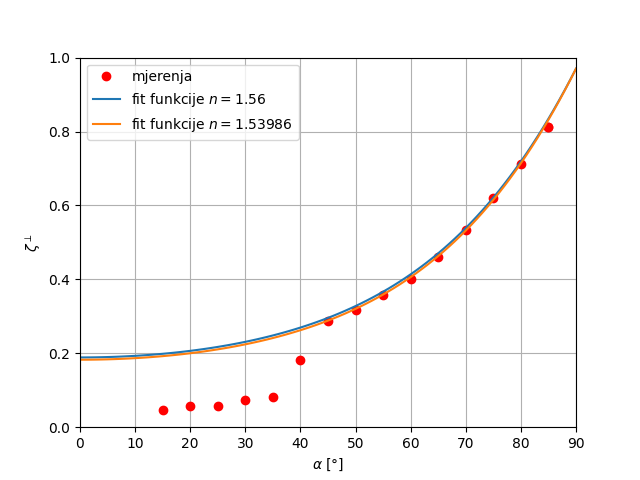

The Python source for this figure:
from turtle import color
import matplotlib.pyplot as plt
import numpy as np
import math

# Data for plotting
x = np.arange(0, 91, 1)
theta, y = [], []
for i in x:
    theta2 = (x[i]/180)*math.pi
    theta.append(theta2)
    y.append(abs((math.sqrt(1.56**2-math.sin(theta[i])*math.sin(theta[i]))-math.cos(theta[i]))**2/(1.56**2-1))-0.03)

thetan, yn = [], []
for i in x:
    theta2n = (x[i]/180)*math.pi
    thetan.append(theta2n)
    yn.append(abs((math.sqrt(1.53986**2-math.sin(thetan[i])*math.sin(thetan[i]))-math.cos(thetan[i]))**2/(1.53986**2-1))-0.03)

# (kut, zeta) mjerenja
x2, y2 = (85, 0.811421698)
x3, y3 = (80, 0.712420594)
x4, y4 = (75, 0.621108575)
x5, y5 = (70, 0.533369252)
x6, y6 = (65, 0.459572515)
x7, y7 = (60, 0.402042201)
x8, y8 = (55, 0.356588239)
x9, y9 = (50, 0.318265775)
x10, y10 = (45, 0.286175736)
x11, y11 = (40, 0.182770819)
x12, y12 = (35, 0.08040844)
x13, y13 = (30, 0.073402527)
x14, y14 = (25, 0.056857353)
x15, y15 = (20, 0.056857353)
x16, y16 = (15, 0.046423835)

fig, ax = plt.subplots()
plt.plot(x2, y2, 'ro')
plt.plot(x3, y3, 'ro')
plt.plot(x4, y4, 'ro')
plt.plot(x5, y5, 'ro')
plt.plot(x6, y6, 'ro')
plt.plot(x7, y7, 'ro')
plt.plot(x8, y8, 'ro')
plt.plot(x9, y9, 'ro')
plt.plot(x10, y10, 'ro')
plt.plot(x11, y11, 'ro')
plt.plot(x12, y12, 'ro')
plt.plot(x13, y13, 'ro')
plt.plot(x14, y14, 'ro')
plt.plot(x15, y15, 'ro')
plt.plot(x16, y16, 'ro')

ax.set(xlabel='$α$ $[°]$', ylabel='$\zeta^{\perp}$')
ax.grid()

ax = plt.gca()
ax.set_xlim([0, 90])
ax.set_ylim([0, 1])
# ax.set_xlim([-100, 100])
# ax.set_ylim([-5, 5])

plt.plot(x2, y2, "ro", label="mjerenja")
plt.plot(x, y, label='fit funkcije $n = 1.56$')
plt.plot(x, yn, label='fit funkcije $n = 1.53986$')
plt.legend(loc="upper left")

fig.savefig("vj6_okomit.png")

plt.show()